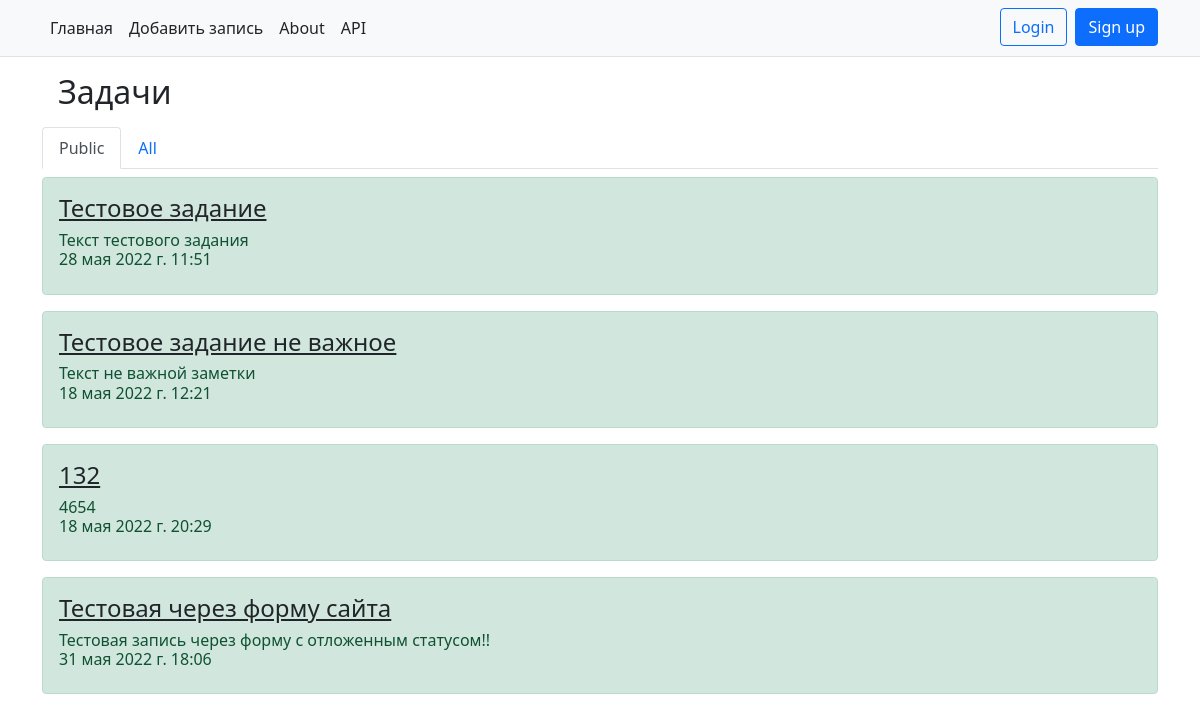
The app's page /, older data.
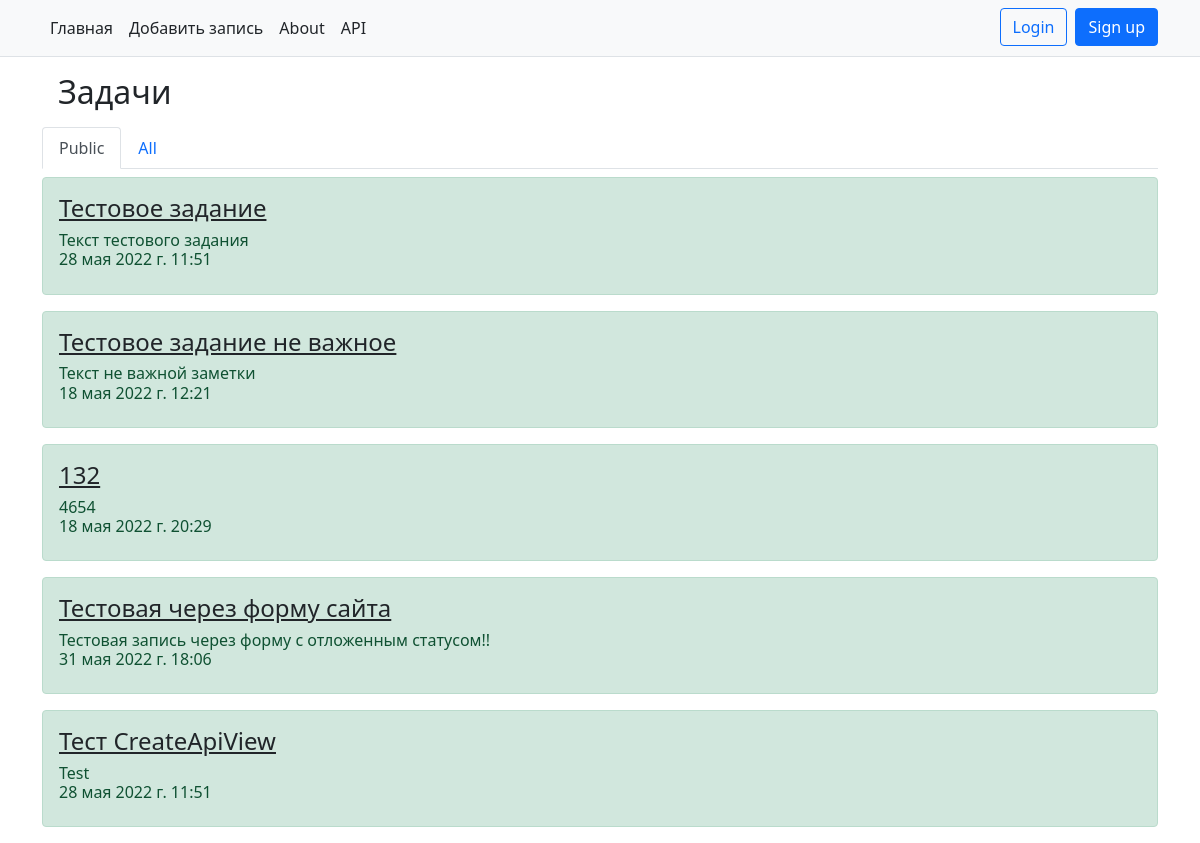
The same page, newer data.
### todo_manager/models.py (models this page shows, shortened)
class ToDoModel(models.Model):
    class StatusNote(models.IntegerChoices):  # Выбор статуса задачи
        ACTIVE = 1, _('Активно')
        POSTPONED = 2, _('Отложено')
        DONE = 3, _('Выполнено')
    author = models.ForeignKey(User, on_delete=models.CASCADE)
    title = models.CharField(_("Заголовок"), max_length=150)
    message = models.TextField("Текст заметки", max_length=5000)
    status = models.IntegerField(verbose_name="Статус", default=StatusNote.ACTIVE, choices=StatusNote.choices)
    important = models.BooleanField("Важно", default=False)
    public = models.BooleanField("Публично", default=False)
    time_field = models.DateTimeField(verbose_name="Дата", default=get_date)
    class Meta:
        verbose_name = _("Задача")  # todo с маленькой буквы
        verbose_name_plural = _("Задачи")

### todo_manager/views.py (the view)
# urls.py: path('', views.IndexView.as_view(), name='index'),
class IndexView(View):
    def get(self, request):
        data_public = ToDoModel.objects.get_queryset().filter(public=True)
        data_all = ToDoModel.objects.get_queryset()
        content = {'data_public': data_public,
                   'data_all': data_all,
                   'user': request.user}
        return render(request, 'todo_manager/index.html', content)

### todo_manager/templates/todo_manager/index.html (shortened to what this page needs)
{% extends "todo_manager/base.html" %}
{% block content %}
    <h2 class="m-3">Задачи</h2>
    {% if data_all %}
        <ul class="nav nav-tabs" id="myTab" role="tablist">
            <li class="nav-item" role="presentation">
                <button class="nav-link active" id="home-tab" data-bs-toggle="tab" data-bs-target="#home" type="button"
                        role="tab" aria-controls="home" aria-selected="true">Public
                </button>
            </li>
            <li class="nav-item" role="presentation">
                <button class="nav-link" id="profile-tab" data-bs-toggle="tab" data-bs-target="#profile" type="button"
                        role="tab" aria-controls="profile" aria-selected="false">All
                </button>
            </li>
        </ul>
        <div class="tab-content" id="myTabContent">
            <div class="tab-pane fade show active" id="home" role="tabpanel" aria-labelledby="home-tab">
                {% for obj in data_public %}
                    <div class="alert alert-success mt-2">
                        <h4><a href="{% url 'details' pk=obj.id %}" class="link-dark">{{ obj.title }}</a></h4>
                        <p class="h6">{{ obj.message }}<br>
                            {{ obj.time_field }}</p>
                    </div>
                {% endfor %}
            </div>
        </div>
    {% else %}
        <p>Нет записей</p>
    {% endif %}
{% endblock %}

Row changes from the older to the newer data that the page shows:
added ToDoModel: title "Тест CreateApiView", message "Test", time_field "28 мая 2022 г. 11:51"
